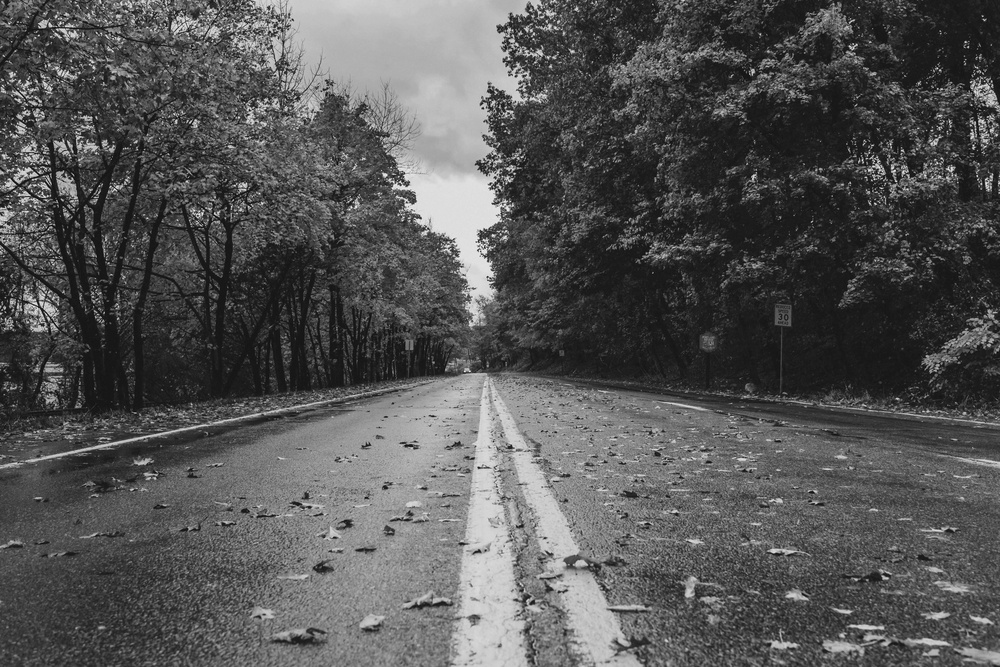
#> input picture pictures/road_gray.jpg, 1000 x 667 px, shrunk from 5472 x 3648 before the run
$ jupyter execute '4. Image Histogram.ipynb'
#> lines starting #> are read from the running program, lines starting #| are printed output that depends on the picture
# Image Histogram
Image histogram plots the frequency of different intensities present in the image

[cell 1]
import numpy as np
import matplotlib.pyplot as plt

[cell 2]
img = plt.imread('pictures/road_gray.jpg')
#> img is the input picture: shape (667, 1000, 3); min 4, max 249, mean 85
img = img[:,:,0]
#> img: shape (667, 1000)
plt.imshow(img, cmap='gray', vmin=0, vmax=255)
plt.show()

[cell 3]
hist, bins = np.histogram(img.flatten(), bins=256, range=[0, 256])
#> hist = 256 values, max 13077 at index 27, min 0 at index 0, mean 2605.5; bins = 257 values from 0 to 256

# Plot the histogram
plt.figure(figsize=(10, 5))
plt.title('Grayscale Image Histogram')
plt.xlabel('Pixel Intensity')
plt.ylabel('Frequency')
plt.bar(bins[:-1], hist, width=1, edgecolor='black')
plt.show()
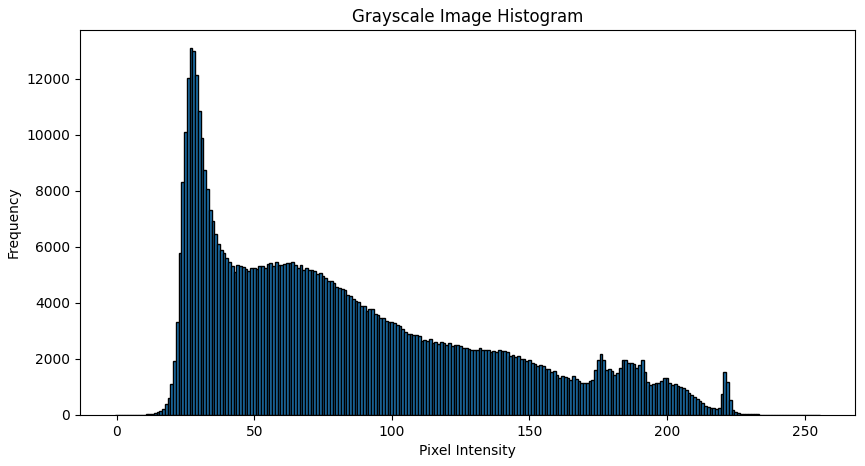
#> figure drawn by matplotlib, 1 panel; tallest bar 13077 high, from x = 26.5 to 27.5
